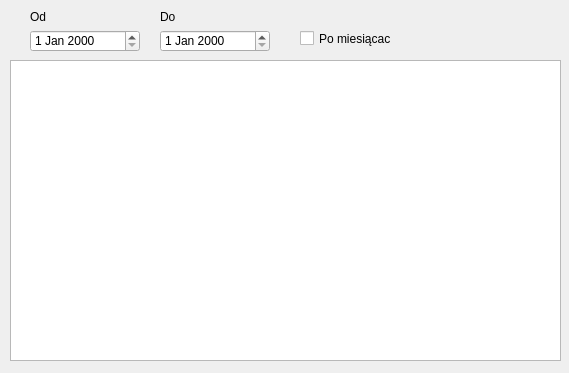
<?xml version="1.0" encoding="UTF-8"?>
<ui version="4.0">
 <class>STATS_FitMaster_dialog</class>
 <widget class="QDialog" name="STATS_FitMaster_dialog">
  <property name="geometry">
   <rect>
    <x>0</x>
    <y>0</y>
    <width>569</width>
    <height>373</height>
   </rect>
  </property>
  <property name="windowTitle">
   <string>Dialog</string>
  </property>
  <widget class="QTableWidget" name="tableWidget">
   <property name="geometry">
    <rect>
     <x>10</x>
     <y>60</y>
     <width>551</width>
     <height>301</height>
    </rect>
   </property>
  </widget>
  <widget class="QDateEdit" name="dateEdit">
   <property name="geometry">
    <rect>
     <x>30</x>
     <y>30</y>
     <width>110</width>
     <height>22</height>
    </rect>
   </property>
  </widget>
  <widget class="QDateEdit" name="dateEdit_2">
   <property name="geometry">
    <rect>
     <x>160</x>
     <y>30</y>
     <width>110</width>
     <height>22</height>
    </rect>
   </property>
  </widget>
  <widget class="QLabel" name="label">
   <property name="geometry">
    <rect>
     <x>30</x>
     <y>10</y>
     <width>47</width>
     <height>13</height>
    </rect>
   </property>
   <property name="text">
    <string>Od</string>
   </property>
  </widget>
  <widget class="QLabel" name="label_2">
   <property name="geometry">
    <rect>
     <x>160</x>
     <y>10</y>
     <width>47</width>
     <height>13</height>
    </rect>
   </property>
   <property name="text">
    <string>Do</string>
   </property>
  </widget>
  <widget class="QCheckBox" name="checkBox">
   <property name="geometry">
    <rect>
     <x>300</x>
     <y>30</y>
     <width>91</width>
     <height>17</height>
    </rect>
   </property>
   <property name="text">
    <string>Po miesiącach</string>
   </property>
  </widget>
 </widget>
 <resources/>
 <connections/>
</ui>
